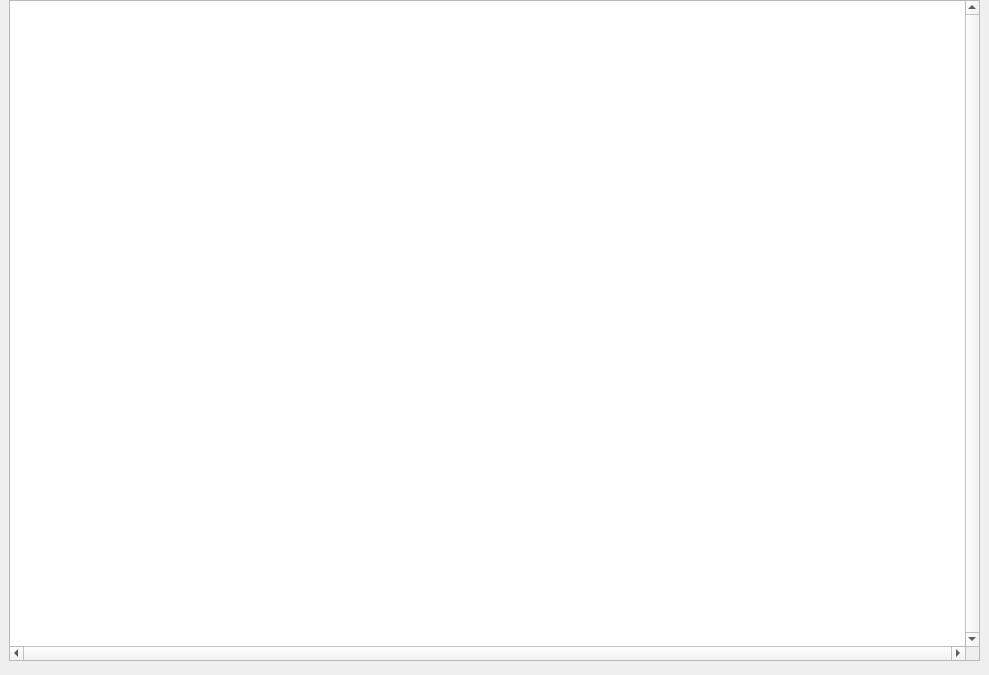
<?xml version="1.0" encoding="UTF-8"?>
<ui version="4.0">
 <class>Proposals</class>
 <widget class="QWidget" name="Proposals">
  <property name="geometry">
   <rect>
    <x>0</x>
    <y>0</y>
    <width>989</width>
    <height>675</height>
   </rect>
  </property>
  <property name="sizePolicy">
   <sizepolicy hsizetype="Maximum" vsizetype="Maximum">
    <horstretch>0</horstretch>
    <verstretch>0</verstretch>
   </sizepolicy>
  </property>
  <property name="windowTitle">
   <string>Form</string>
  </property>
  <widget class="QTableWidget" name="tableWidget">
   <property name="geometry">
    <rect>
     <x>9</x>
     <y>0</y>
     <width>971</width>
     <height>661</height>
    </rect>
   </property>
   <property name="verticalScrollBarPolicy">
    <enum>Qt::ScrollBarAlwaysOn</enum>
   </property>
   <property name="horizontalScrollBarPolicy">
    <enum>Qt::ScrollBarAlwaysOn</enum>
   </property>
  </widget>
 </widget>
 <resources/>
 <connections/>
</ui>
